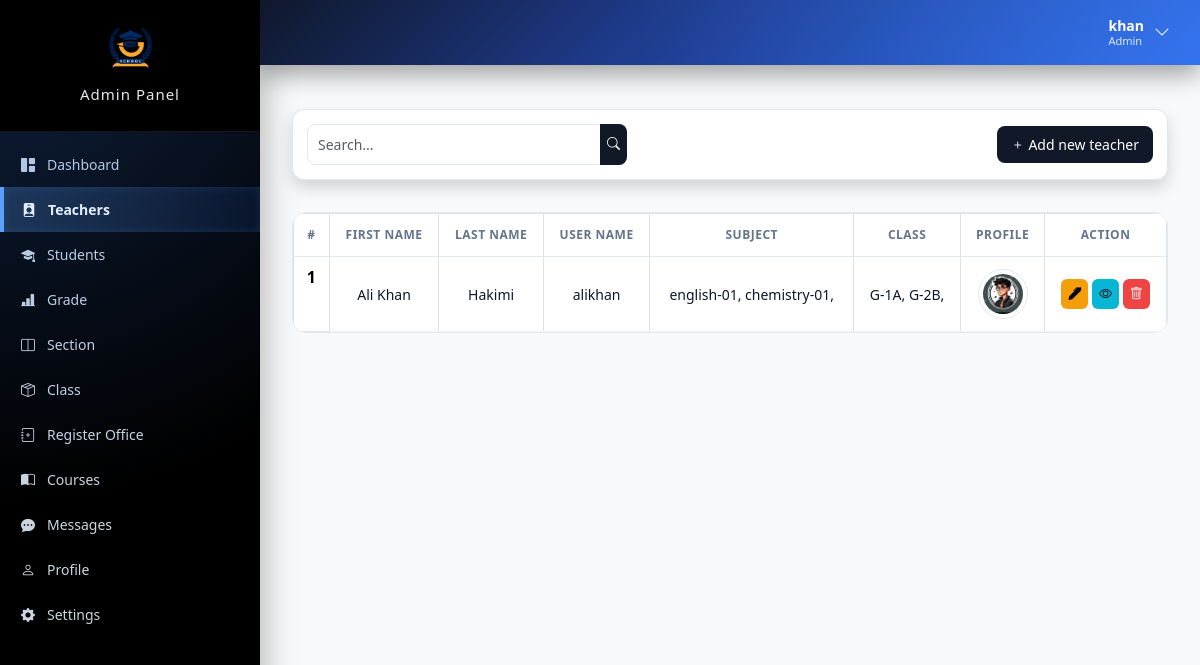
Page /admin/teacher.php (signed in) on the committed database.
### tables this page shows
CREATE TABLE teachers(
    teacher_id INT NOT NULL AUTO_INCREMENT PRIMARY KEY ,
    username VARCHAR(40),
    fname VARCHAR(40),
    lname VARCHAR(30),
    password VARCHAR(100),
    profile VARCHAR(255),
    address VARCHAR(50),
    employee_number VARCHAR(40),
    date_of_birth DATE,
    phone_number VARCHAR(20),
    qualification VARCHAR(255),
    gender VARCHAR(8),
    email VARCHAR (255),
    join_date DATE DEFAULT CURRENT_TIMESTAMP

);

### admin/teacher.php (the view, shortened to what this page needs)
<?php
if (isset($_SESSION['id']) && isset($_SESSION['role'])) {
    if ($_SESSION['role'] == 'Admin') {
?>
<!DOCTYPE html>
<html lang="en">
<head>
    <link rel="stylesheet" href="../assets/css/bootstrap.css">
    <link rel="stylesheet" href="../assets/css/home.css">
    <link rel="stylesheet" href="../assets/css/bootstrapIcon.css">
    <link rel="stylesheet" href="../node_modules/bootstrap-icons/font/bootstrap-icons.css">
    <link rel="stylesheet" href="css/home.css">
</head>
<body class="bg-light">
    <?php include('common/navbar.php') ?>
    <?php include('../config/DB-connection.php') ?>
    <div class="container mt-4">
        <div class="d-flex justify-content-between  shadow p-2 mb-3">
            <div class="">
                <form action="teacher-search.php" id="search-form" method="post">
                    <div class="input-group">
                        <input type="text" placeholder="Search..." class="form-control shadow-none" name="search">
                        <button class="btn btn-primary"><i class="bi bi-search"></i></button>
                    </div>
                </form>
            </div>
            <div>
                <a href="teacher-add.php" class="btn btn-dark"> <i class="bi bi-plus"> </i> Add new teacher</a>
            </div>
        </div>
        <div class=" table-responsive n-table  mt-3 ">
            <table class="table table-bordered table-hover shadow  ">
                <thead>
                    <tr class="text-center">
                        <th scope="col">#</th>
                        <th scope="col">First name</th>
                        <th scope="col">Last name</th>
                        <th scope="col">User name</th>
                        <th scope="col">Subject</th>
                        <th scope="col">Class</th>
                        <th scope="col">Profile</th>
                        <th scope="col">Action</th>
                    </tr>
                </thead>
                <tbody>
                    <?php
                            $tech_query = "SELECT * FROM teachers";
                            $tech_query_stmt = mysqli_prepare($connection, $tech_query);
                            mysqli_stmt_execute($tech_query_stmt);
                            $tech_result = mysqli_stmt_get_result($tech_query_stmt);
                            if ($tech_result->num_rows > 0) {
                                $count = 0;
                                while ($teachers = $tech_result->fetch_assoc()) {
                                    $count++;
                            ?>
                    <tr class="text-center">
                        <th scope="row"><?= $count ?></th>
                        <td><?= $teachers['fname'] ?> </td>
                        <td><?= $teachers['lname'] ?></td>
                        <td><?= $teachers['username'] ?></td>
                        <td>
                            <?php
                                            $grades = "SELECT * FROM teacher_subjects JOIN subjects ON teacher_subjects.subject_id1 = subjects.subject_id  WHERE teacher_id1 =  ? ";
                                            $grades_stmt = mysqli_prepare($connection, $grades);
                                            mysqli_stmt_bind_param($grades_stmt, 'i', $teachers['teacher_id']);
                                            mysqli_stmt_execute($grades_stmt);
                                            $grade_result = mysqli_stmt_get_result($grades_stmt);
                                            $data = '';
                                            while ($row  = $grade_result->fetch_assoc()) {
                                                $data .= $row['subject_code'] . ',  ';
                                            }
                                            echo $data;
                                            ?>
                        </td>
                        <td>
                            <?php
                                            $class = "SELECT * FROM teacher_class JOIN classes ON teacher_class.class_id1 = classes.class_id JOIN grades ON classes.grade_id = grades.grade_id JOIN section ON classes.section_id = section.section_id    WHERE teacher_id1 = ? ";
                                            $class_stmt = mysqli_prepare($connection, $class);
                                            mysqli_stmt_bind_param($class_stmt, 'i', $teachers['teacher_id']);
                                            mysqli_stmt_execute($class_stmt);
                                            $class_query = mysqli_stmt_get_result($class_stmt);
                                            $data = '';
                                            while ($row  = $class_query->fetch_assoc()) {
                                                $data .=  $row['grade_code'] . '-' . $row['grade'] .  $row['section'] . ', ';
                                            }
                                            echo $data;
                                            ?>
                        </td>
                        <td>
                            <img src="../<?= $teachers['profile'] ?>" class=" img-thumbnail"
                                style=" width:50px; height:50px; " lt="">
                        </td>
                        <td>
                            <a href=" teacher-edit.php?teacher_id=<?= $teachers['teacher_id'] ?>"
                                class="btn btn-warning text-black"><i class="bi bi-pen-fill"></i></a>
                            <a href="teacher-view.php?teacher_id=<?= $teachers['teacher_id'] ?>"
                                class="btn btn-info text-black"><i class="bi bi-eye"></i></a>
                           <a href="logic/teacher-delete.php?teacher_id=<?= $teachers['teacher_id'] ?>"
   class="btn btn-danger delete-btn">
    <i class="bi bi-trash"></i>
</a>
                        </td>
                    </tr>
                    <?php
                                }
                            }
                            ?>
                </tbody>
            </table>
        </div>
    </div>
</body>
</html>
<?php
    } else {
        header("location:../login.php");
    }
} else {
    header("location:../login.php");
}
?>

### admin/common/navbar.php (shortened to what this page needs)
<?php
include('../config/DB-connection.php');
$stmt = mysqli_prepare($connection, "SELECT * FROM admin WHERE admin_id = ? LIMIT 1");
mysqli_stmt_bind_param($stmt, 'i', $_SESSION['id']);
mysqli_stmt_execute($stmt);
$result = mysqli_stmt_get_result($stmt);
$user = mysqli_fetch_assoc($result);
$current = $page ?? basename($_SERVER['PHP_SELF'], ".php");
?>
<link rel="stylesheet" href="css/header-sidebar.css">
<header class="topbar">
    <div class="user-box" onclick="toggleUserMenu()">
        <div class="user-info">
            <span><?= $user['username'] ?? 'Admin' ?></span>
            <small>Admin</small>
        </div>
        <i class="bi bi-chevron-down"></i>
    </div>
</header>
<aside class="sidebar" id="sidebar">
    <div class="sidebar-header">
        <img src="../assets/logo/logo.png" alt="logo">
        <h2>Admin Panel</h2>
    </div>
    <ul class="sidebar-menu">
        <li>
            <a href="index.php" class="<?= ($current == 'dashboard') ? 'active' : '' ?>">
                <i class="bi bi-grid-1x2-fill"></i> Dashboard
            </a>
        </li>
        <li>
            <a href="teacher.php" class="<?= ($current == 'teacher') ? 'active' : '' ?>">
                <i class="bi bi-person-badge-fill"></i> Teachers
            </a>
        </li>
        <li>
            <a href="student.php" class="<?= ($current == 'student') ? 'active' : '' ?>">
                <i class="bi bi-mortarboard-fill"></i> Students
            </a>
        </li>
        <li>
            <a href="grade.php" class="<?= ($current == 'grade') ? 'active' : '' ?>">
                <i class="bi bi-bar-chart-line-fill"></i> Grade
            </a>
        </li>
        <li>
            <a href="section.php" class="<?= ($current == 'section') ? 'active' : '' ?>">
                <i class="bi bi-layout-split"></i> Section
            </a>
        </li>
        <li>
            <a href="class.php" class="<?= ($current == 'class') ? 'active' : '' ?>">
                <i class="bi bi-box-seam"></i> Class
            </a>
        </li>
        <li>
            <a href="register-office.php" class="<?= ($current == 'register') ? 'active' : '' ?>">
                <i class="bi bi-journal-plus"></i> Register Office
            </a>
        </li>
        <li>
            <a href="course.php" class="<?= ($current == 'course') ? 'active' : '' ?>">
                <i class="bi bi-book-half"></i> Courses
            </a>
        </li>
        <li>
            <a href="message.php" class="<?= ($current == 'message') ? 'active' : '' ?>">
                <i class="bi bi-chat-dots-fill"></i> Messages
            </a>
        </li>
        <li>
            <a href="profile.php" class="<?= ($current == 'profile') ? 'active' : '' ?>">
                <i class="bi bi-person"></i> Profile
            </a>
        </li>
        <li>
            <a href="setting.php" class="<?= ($current == 'setting') ? 'active' : '' ?>">
                <i class="bi bi-gear-fill"></i> Settings
            </a>
        </li>
    </ul>
</aside>
<div class="main-content">

### assets/css/home.css (style rules this page uses)
.n-table { min-width: 600px; }

### admin/css/home.css (style rules this page uses)
:root { --bg: #f8fafc; --card: #ffffff; --text: #0f172a; --muted: #64748b; --border: #e2e8f0; --primary: #2563eb; --danger: #ef4444; --warning: #f59e0b; --info: #06b6d4; }
body { font-family: "Segoe UI", system-ui, Arial, sans-serif; background: var(--bg); color: var(--text); }
.container { max-width: 1250px; }
.shadow.p-2.mb-3 { background: var(--card); border: 1px solid var(--border); border-radius: 12px; padding: 14px !important; display: flex; justify-content: space-between; align-items: center; gap: 12px; flex-wrap: wrap; }
.input-group { width: 320px; max-width: 100%; }
.input-group .form-control { border: 1px solid var(--border); border-radius: 8px 0 0 8px; padding: 9px 10px; font-size: 14px; }
.input-group .btn { border-radius: 0 8px 8px 0; background: var(--primary); border: none; }
.btn-dark { background: #0f172a; border: none; border-radius: 8px; padding: 9px 14px; font-size: 14px; }
.table-responsive { background: var(--card); border: 1px solid var(--border); border-radius: 14px; overflow: hidden; }
.table { margin: 0; width: 100%; }
.table thead { background: #f1f5f9; }
.table thead th { font-size: 12px; font-weight: 600; text-transform: uppercase; letter-spacing: 0.5px; color: var(--muted); padding: 12px; border-bottom: 1px solid var(--border); }
.table tbody td { padding: 12px; font-size: 14px; border-bottom: 1px solid #f1f5f9; vertical-align: middle; color: var(--text); }
.img-thumbnail { width: 38px; height: 38px; border-radius: 50%; object-fit: cover; border: 1px solid var(--border); }
.btn { border-radius: 6px; font-size: 13px; padding: 5px 7px; border: none; }
.btn-warning { background: var(--warning); color: #fff; }
.btn-info { background: var(--info); color: #fff; }
.btn-danger { background: var(--danger); color: #fff; }
body { font-family: "Segoe UI", Arial, sans-serif; background: #f5f7fb; color: #1f2937; }
.form-control { border: 1px solid #d1d5db; border-radius: 8px; padding: 9px 10px; font-size: 14px; transition: 0.2s; background: #fff; }
.input-group .form-control { border-radius: 8px 0 0 8px; }
.input-group .btn { border-radius: 0 8px 8px 0; background: #111827; border: none; color: #fff; font-size: 13px; }
.btn-dark { background: #111827; border: none; border-radius: 8px; padding: 8px 14px; font-size: 14px; }
.d-flex.justify-content-between { align-items: center; }

### rows in the picture
teachers: fname "Ali Khan", lname "Hakimi", username "alikhan", data "english-01, chemistry-01,", data "G-1A, G-2B,", profile (placeholder picture)

### other values in the picture
$user['username'] "khan"
